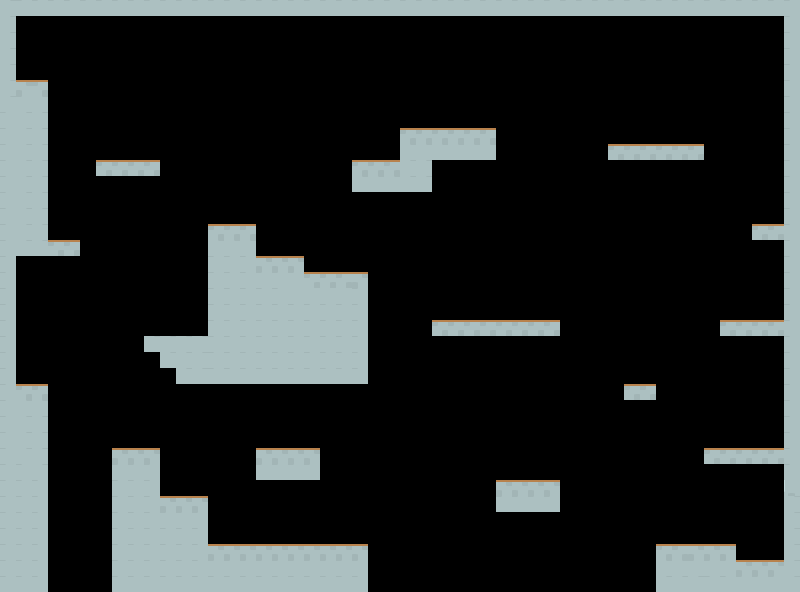

Tiled map render using the project's own tile images. Description and the whole map definition, tile-layer contents included, below:
An orthogonal 50x37 tile map with 16x16 px tiles, 1 tile layer (Capa de Patrones 1).

<map version="1.2" tiledversion="1.2.0" orientation="orthogonal" renderorder="right-down" width="50" height="37" tilewidth="16" tileheight="16" infinite="0" nextlayerid="2" nextobjectid="1">
 <tileset firstgid="1" source="../assets/scenarios/patrones 16x16.tsx" />
 <layer id="1" name="Capa de Patrones 1" width="50" height="37">
  <data encoding="csv">
2147488847,5199,5199,5199,5199,5199,5199,5199,5199,5199,5199,5199,5199,5199,5199,5199,5199,5199,5199,5199,5199,5199,5199,5199,5199,5199,5199,5199,5199,5199,5199,5199,5199,5199,5199,5199,5199,5199,5199,5199,5199,5199,5199,5199,5199,5199,5199,5199,5199,5199,
2147488847,0,0,0,0,0,0,0,0,0,0,0,0,0,0,0,0,0,0,0,0,0,0,0,0,0,0,0,0,0,0,0,0,0,0,0,0,0,0,0,0,0,0,0,0,0,0,0,0,5199,
2147488847,0,0,0,0,0,0,0,0,0,0,0,0,0,0,0,0,0,0,0,0,0,0,0,0,0,0,0,0,0,0,0,0,0,0,0,0,0,0,0,0,0,0,0,0,0,0,0,0,5199,
2147488847,0,0,0,0,0,0,0,0,0,0,0,0,0,0,0,0,0,0,0,0,0,0,0,0,0,0,0,0,0,0,0,0,0,0,0,0,0,0,0,0,0,0,0,0,0,0,0,0,5199,
2147488847,0,0,0,0,0,0,0,0,0,0,0,0,0,0,0,0,0,0,0,0,0,0,0,0,0,0,0,0,0,0,0,0,0,0,0,0,0,0,0,0,0,0,0,0,0,0,0,0,5199,
2147488847,5094,2147488742,0,0,0,0,0,0,0,0,0,0,0,0,0,0,0,0,0,0,0,0,0,0,0,0,0,0,0,0,0,0,0,0,0,0,0,0,0,0,0,0,0,0,0,0,0,0,5199,
2147488847,5199,2147488847,0,0,0,0,0,0,0,0,0,0,0,0,0,0,0,0,0,0,0,0,0,0,0,0,0,0,0,0,0,0,0,0,0,0,0,0,0,0,0,0,0,0,0,0,0,0,5199,
5199,2147488847,2147488847,0,0,0,0,0,0,0,0,0,0,0,0,0,0,0,0,0,0,0,0,0,0,0,0,0,0,0,0,0,0,0,0,0,0,0,0,0,0,0,0,0,0,0,0,0,0,5199,
5199,2147488847,2147488847,0,0,0,0,0,0,0,0,0,0,0,0,0,0,0,0,0,0,0,0,0,0,2147488742,2147488742,2147488742,2147488742,2147488742,2147488742,0,0,0,0,0,0,0,0,0,0,0,0,0,0,0,0,0,0,5199,
5199,2147488847,2147488847,0,0,0,0,0,0,0,0,0,0,0,0,0,0,0,0,0,0,0,0,0,0,2147488847,2147488847,2147488847,2147488847,2147488847,2147488847,0,0,0,0,0,0,0,2147488742,2147488742,2147488742,2147488742,2147488742,2147488742,0,0,0,0,0,5199,
5199,2147488847,2147488847,0,0,0,2147488742,2147488742,2147488742,2147488742,0,0,0,0,0,0,0,0,0,0,0,0,2147488742,2147488742,2147488742,2147488847,2147488847,0,0,0,0,0,0,0,0,0,0,0,0,0,0,0,0,0,0,0,0,0,0,5199,
5199,2147488847,2147488847,0,0,0,0,0,0,0,0,0,0,0,0,0,0,0,0,0,0,0,2147488847,2147488847,2147488847,2147488847,2147488847,0,0,0,0,0,0,0,0,0,0,0,0,0,0,0,0,0,0,0,0,0,0,5199,
5199,2147488847,2147488847,0,0,0,0,0,0,0,0,0,0,0,0,0,0,0,0,0,0,0,0,0,0,0,0,0,0,0,0,0,0,0,0,0,0,0,0,0,0,0,0,0,0,0,0,0,0,5199,
5199,2147488847,2147488847,0,0,0,0,0,0,0,0,0,0,0,0,0,0,0,0,0,0,0,0,0,0,0,0,0,0,0,0,0,0,0,0,0,0,0,0,0,0,0,0,0,0,0,0,0,0,5199,
5199,2147488847,2147488847,0,0,0,0,0,0,0,0,0,0,2147488742,2147488742,2147488742,0,0,0,0,0,0,0,0,0,0,0,0,0,0,0,0,0,0,0,0,0,0,0,0,0,0,0,0,0,0,0,2147488742,2147488742,5199,
5199,2147488847,2147488847,2147488742,2147488742,0,0,0,0,0,0,0,0,2147488847,2147488847,2147488847,0,0,0,0,0,0,0,0,0,0,0,0,0,0,0,0,0,0,0,0,0,0,0,0,0,0,0,0,0,0,0,0,0,5199,
5199,0,0,0,0,0,0,0,0,0,0,0,0,5199,5199,5199,5094,5094,5094,0,0,0,0,0,0,0,0,0,0,0,0,0,0,0,0,0,0,0,0,0,0,0,0,0,0,0,0,0,0,5199,
5199,0,0,0,0,0,0,0,0,0,0,0,0,5199,5199,5199,5199,5199,5199,2147488742,2147488742,2147488742,5094,0,0,0,0,0,0,0,0,0,0,0,0,0,0,0,0,0,0,0,0,0,0,0,0,0,0,5199,
5199,0,0,0,0,0,0,0,0,0,0,0,0,5199,5199,5199,5199,5199,2147487587,2147487587,2147487587,2147487587,5199,0,0,0,0,0,0,0,0,0,0,0,0,0,0,0,0,0,0,0,0,0,0,0,0,0,0,5199,
5199,0,0,0,0,0,0,0,0,0,0,0,0,5199,5199,5199,5199,5199,5199,5199,5199,5199,5199,0,0,0,0,0,0,0,0,0,0,0,0,0,0,0,0,0,0,0,0,0,0,0,0,0,0,5199,
5199,0,0,0,0,0,0,0,0,0,0,0,0,5199,5199,5199,5199,5199,5199,5199,5199,5199,5199,0,0,0,0,2147488742,2147488742,2147488742,2147488742,2147488742,2147488742,2147488742,2147488742,0,0,0,0,0,0,0,0,0,0,2147488742,2147488742,2147488742,2147488742,5199,
5199,0,0,0,0,0,0,0,0,2147488847,2147488847,2147488847,2147488847,5199,5199,5199,5199,5199,5199,5199,5199,5199,5199,0,0,0,0,0,0,0,0,0,0,0,0,0,0,0,0,0,0,0,0,0,0,0,0,0,0,5199,
5199,0,0,0,0,0,0,0,0,0,2147488847,2147488847,2147488847,5199,5199,5199,5199,5199,5199,5199,5199,5199,5199,0,0,0,0,0,0,0,0,0,0,0,0,0,0,0,0,0,0,0,0,0,0,0,0,0,0,5199,
5199,0,0,0,0,0,0,0,0,0,0,2147488847,2147488847,5199,5199,5199,5199,5199,5199,5199,5199,5199,5199,0,0,0,0,0,0,0,0,0,0,0,0,0,0,0,0,0,0,0,0,0,0,0,0,0,0,5199,
5199,2147488742,2147488742,0,0,0,0,0,0,0,0,0,0,0,0,0,0,0,0,0,0,0,0,0,0,0,0,0,0,0,0,0,0,0,0,0,0,0,0,2147488742,2147488742,0,0,0,0,0,0,0,0,5199,
5199,2147488847,2147488847,0,0,0,0,0,0,0,0,0,0,0,0,0,0,0,0,0,0,0,0,0,0,0,0,0,0,0,0,0,0,0,0,0,0,0,0,0,0,0,0,0,0,0,0,0,0,5199,
5199,2147488847,2147488847,0,0,0,0,0,0,0,0,0,0,0,0,0,0,0,0,0,0,0,0,0,0,0,0,0,0,0,0,0,0,0,0,0,0,0,0,0,0,0,0,0,0,0,0,0,0,5199,
5199,2147488847,2147488847,0,0,0,0,0,0,0,0,0,0,0,0,0,0,0,0,0,0,0,0,0,0,0,0,0,0,0,0,0,0,0,0,0,0,0,0,0,0,0,0,0,0,0,0,0,0,5199,
5199,2147488847,2147488847,0,0,0,0,5094,5094,5094,0,0,0,0,0,0,5094,5094,5094,5094,0,0,0,0,0,0,0,0,0,0,0,0,0,0,0,0,0,0,0,0,0,0,0,0,2147488742,2147488742,2147488742,2147488742,2147488742,5199,
5199,5199,2147488847,0,0,0,0,5199,5199,5199,0,0,0,0,0,0,5199,5199,5199,5199,0,0,0,0,0,0,0,0,0,0,0,0,0,0,0,0,0,0,0,0,0,0,0,0,0,0,0,0,0,5199,
5199,5199,5199,0,0,0,0,5199,5199,5199,0,0,0,0,0,0,0,0,0,0,0,0,0,0,0,0,0,0,0,0,0,5094,5094,5094,5094,0,0,0,0,0,0,0,0,0,0,0,0,0,0,2147485817,
5199,5199,5199,0,0,0,0,5199,5199,5199,5094,5094,5094,0,0,0,0,0,0,0,0,0,0,0,0,0,0,0,0,0,0,5199,5199,5199,5199,0,0,0,0,0,0,0,0,0,0,0,0,0,0,2147488847,
5199,5199,5199,0,0,0,0,5199,5199,5199,5199,5199,5199,0,0,0,0,0,0,0,0,0,0,0,0,0,0,0,0,0,0,0,0,0,0,0,0,0,0,0,0,0,0,0,0,0,0,0,0,2147488847,
5199,5199,5199,0,0,0,0,5199,5199,5199,5199,5199,5199,0,0,0,0,0,0,0,0,0,0,0,0,0,0,0,0,0,0,0,0,0,0,0,0,0,0,0,0,0,0,0,0,0,0,0,0,2147488847,
5199,5199,5199,0,0,0,0,5199,5199,5199,5199,5199,5199,5094,5094,5094,5094,5094,5094,5094,5094,5094,5094,0,0,0,0,0,0,0,0,0,0,0,0,0,0,0,0,0,0,2147488742,2147488742,5094,5094,5094,0,0,0,2147488847,
5199,5199,5199,0,0,0,0,5199,5199,5199,5199,5199,5199,5199,5199,5199,5199,5199,5199,5199,5199,5199,5199,0,0,0,0,0,0,0,0,0,0,0,0,0,0,0,0,0,0,2147488847,2147488847,5199,5199,5199,5094,5094,5094,2147488847,
5199,5199,5199,0,0,0,0,5199,5199,5199,5199,5199,5199,5199,5199,5199,5199,5199,5199,5199,5199,5199,5199,0,0,0,0,0,0,0,0,0,0,0,0,0,0,0,0,0,0,2147488847,2147488847,2147488847,5199,5199,5199,5199,5199,2147488847
</data>
 </layer>
</map>
